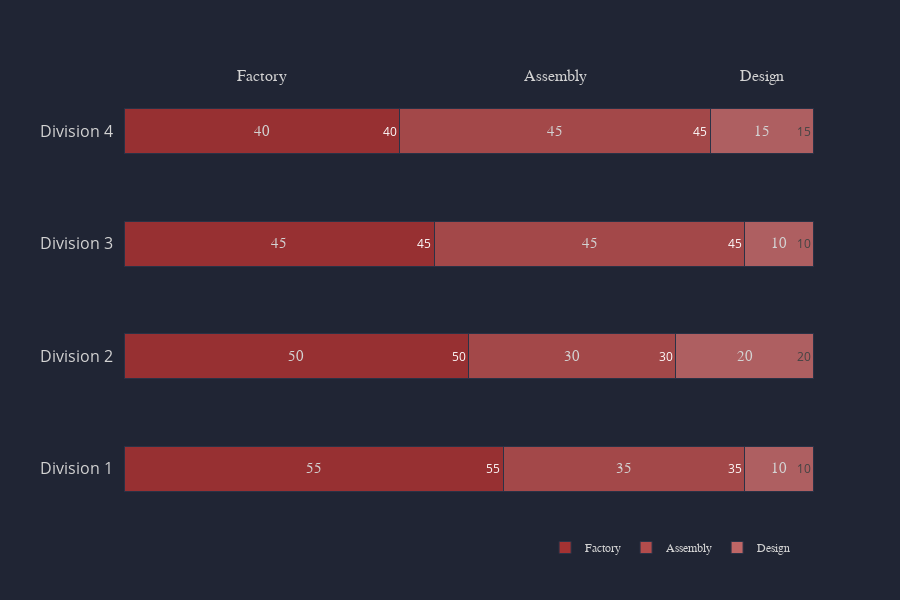

Notebook cell for this chart:
### Markdown cell above
## Stacked Horizontal Bar Chart

### Code cell
# create data
index = ['Factory', 'Assembly', 'Design']
values = {'Division 1': [55, 35, 10], 
         'Division 2': [50, 30, 20],
         'Division 3': [45, 45, 10],
         'Division 4': [40, 45, 15]}


data = pd.DataFrame(data=values, index=index).transpose()

# create chart
annotations = chart.add_bar_values(data, orientation='h')
annotations.extend(chart.add_headings(data, y=1.02, font_size=16))

colors = chart.palette(color='darkred', palette_type='light', reverse=True, start_pos=2)

layout = chart.layout(width=900, ml=50, legend_orientation='h', legend_x=0.58,
                      legend_y=-0.05, yaxis_showgrid=False, xaxis_showticklabels=False,
                      pad=10, yaxis_ticksize=16, palette=colors)

chart.bar(data, layout=layout, mode='stack', bar_width=0.4, orientation='h', annotations=annotations)

### Figure 1 — Plotly figure (JSON) as saved in the notebook; plotly's stock layout.template omitted (floating-point values rounded to 4 significant figures)
{"data": [{"marker": {"line": {"color": "#2C3347", "width": 1}, "opacity": 0.9}, "name": "Factory", "orientation": "h", "text": [55, 50, 45, 40], "type": "bar", "width": 0.4, "x": [55, 50, 45, 40], "y": ["Division 1", "Division 2", "Division 3", "Division 4"]}, {"marker": {"line": {"color": "#2C3347", "width": 1}, "opacity": 0.9}, "name": "Assembly", "orientation": "h", "text": [35, 30, 45, 45], "type": "bar", "width": 0.4, "x": [35, 30, 45, 45], "y": ["Division 1", "Division 2", "Division 3", "Division 4"]}, {"marker": {"line": {"color": "#2C3347", "width": 1}, "opacity": 0.9}, "name": "Design", "orientation": "h", "text": [10, 20, 10, 15], "type": "bar", "width": 0.4, "x": [10, 20, 10, 15], "y": ["Division 1", "Division 2", "Division 3", "Division 4"]}], "layout": {"annotations": [{"font": {"color": "lightgrey", "family": "sans-serif", "size": 15}, "showarrow": false, "text": "55", "x": 27.5, "xref": "x", "y": "Division 1", "yref": "y"}, {"font": {"color": "lightgrey", "family": "sans-serif", "size": 15}, "showarrow": false, "text": "35", "x": 72.5, "xref": "x", "y": "Division 1", "yref": "y"}, {"font": {"color": "lightgrey", "family": "sans-serif", "size": 15}, "showarrow": false, "text": "10", "x": 95, "xref": "x", "y": "Division 1", "yref": "y"}, {"font": {"color": "lightgrey", "family": "sans-serif", "size": 15}, "showarrow": false, "text": "50", "x": 25, "xref": "x", "y": "Division 2", "yref": "y"}, {"font": {"color": "lightgrey", "family": "sans-serif", "size": 15}, "showarrow": false, "text": "30", "x": 65, "xref": "x", "y": "Division 2", "yref": "y"}, {"font": {"color": "lightgrey", "family": "sans-serif", "size": 15}, "showarrow": false, "text": "20", "x": 90, "xref": "x", "y": "Division 2", "yref": "y"}, {"font": {"color": "lightgrey", "family": "sans-serif", "size": 15}, "showarrow": false, "text": "45", "x": 22.5, "xref": "x", "y": "Division 3", "yref": "y"}, {"font": {"color": "lightgrey", "family": "sans-serif", "size": 15}, "showarrow": false, "text": "45", "x": 67.5, "xref": "x", "y": "Division 3", "yref": "y"}, {"font": {"color": "lightgrey", "family": "sans-serif", "size": 15}, "showarrow": false, "text": "10", "x": 95, "xref": "x", "y": "Division 3", "yref": "y"}, {"font": {"color": "lightgrey", "family": "sans-serif", "size": 15}, "showarrow": false, "text": "40", "x": 20, "xref": "x", "y": "Division 4", "yref": "y"}, {"font": {"color": "lightgrey", "family": "sans-serif", "size": 15}, "showarrow": false, "text": "45", "x": 62.5, "xref": "x", "y": "Division 4", "yref": "y"}, {"font": {"color": "lightgrey", "family": "sans-serif", "size": 15}, "showarrow": false, "text": "15", "x": 92.5, "xref": "x", "y": "Division 4", "yref": "y"}, {"font": {"color": "lightgrey", "family": "sans-serif", "size": 16}, "showarrow": false, "text": "Factory", "textangle": 0, "x": 20, "xref": "x", "y": 1.02, "yref": "paper"}, {"font": {"color": "lightgrey", "family": "sans-serif", "size": 16}, "showarrow": false, "text": "Assembly", "textangle": 0, "x": 62.5, "xref": "x", "y": 1.02, "yref": "paper"}, {"font": {"color": "lightgrey", "family": "sans-serif", "size": 16}, "showarrow": false, "text": "Design", "textangle": 0, "x": 92.5, "xref": "x", "y": 1.02, "yref": "paper"}], "autosize": false, "barmode": "stack", "colorway": ["#a43232", "#b24c4c", "#be6666", "#cc8080", "#d89999", "#e6b3b3", "#f2cccc", "#ffe5e5"], "height": 600, "legend": {"bordercolor": "#202534", "borderwidth": 0, "font": {"color": "lightgrey", "family": "sans-serif", "size": 12}, "orientation": "h", "traceorder": "normal", "x": 0.58, "xanchor": "left", "y": -0.05, "yanchor": "middle"}, "margin": {"b": 75, "l": 50, "pad": 10, "r": 50, "t": 75}, "paper_bgcolor": "#202534", "plot_bgcolor": "#202534", "title": {"font": {"color": "lightgrey", "family": "sans-serif", "size": 24}, "text": "", "x": 0.5}, "width": 900, "xaxis": {"autorange": true, "color": "lightgrey", "dtick": 1, "gridcolor": "#343846", "gridwidth": 0.5, "showgrid": false, "showline": false, "showticklabels": false, "tickfont": {"color": "lightgrey", "size": 13}, "tickformat": "", "tickmode": "auto", "title": {"font": {"color": "lightgrey", "family": "sans-serif", "size": 18}, "text": ""}, "type": "-", "zeroline": false, "zerolinecolor": "grey"}, "yaxis": {"autorange": true, "color": "lightgrey", "dtick": 1, "gridcolor": "#343846", "gridwidth": 0.5, "showgrid": false, "showline": false, "showticklabels": true, "tickfont": {"color": "lightgrey", "size": 16}, "tickformat": "", "tickmode": "auto", "ticks": "", "title": {"font": {"color": "lightgrey", "family": "sans-serif", "size": 18}, "text": ""}, "type": "-", "zeroline": true, "zerolinecolor": "grey"}}}
